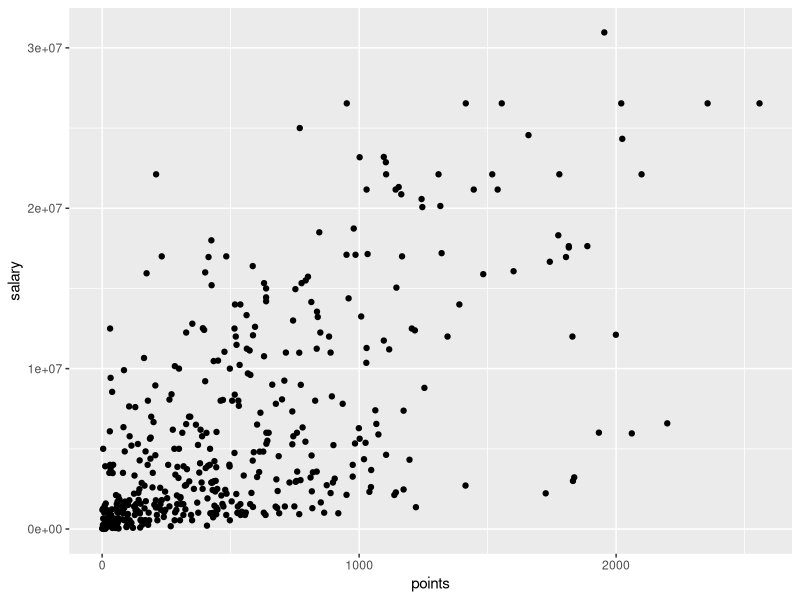
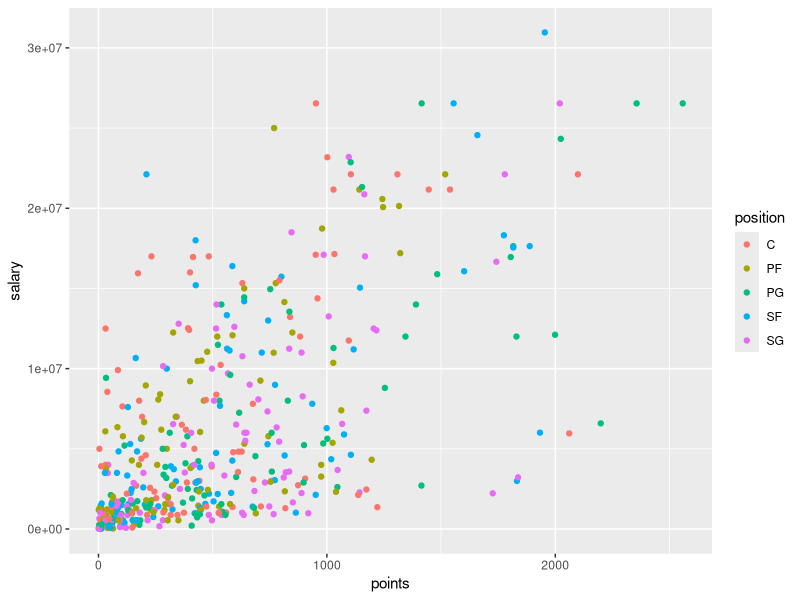
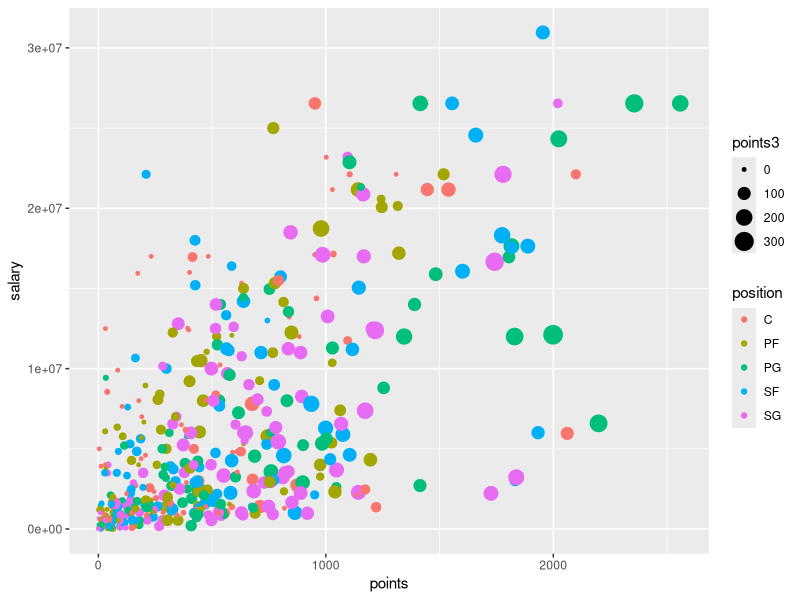
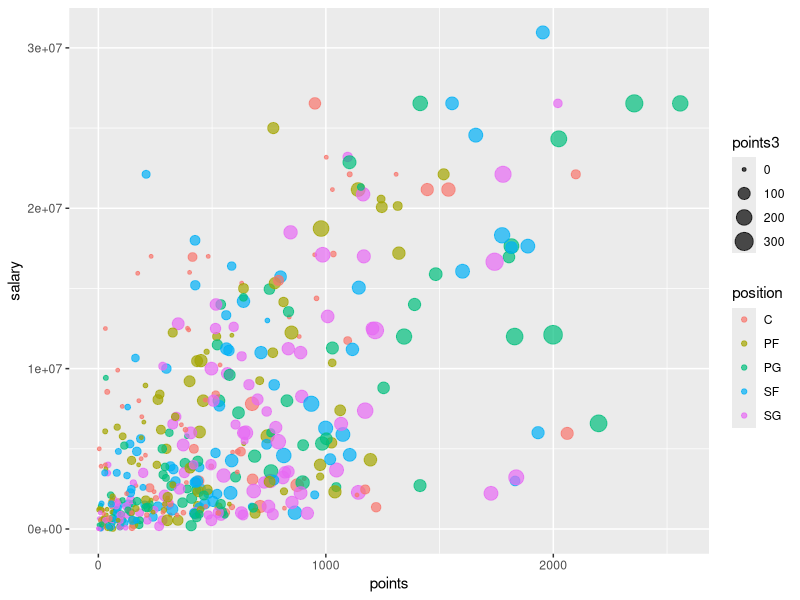
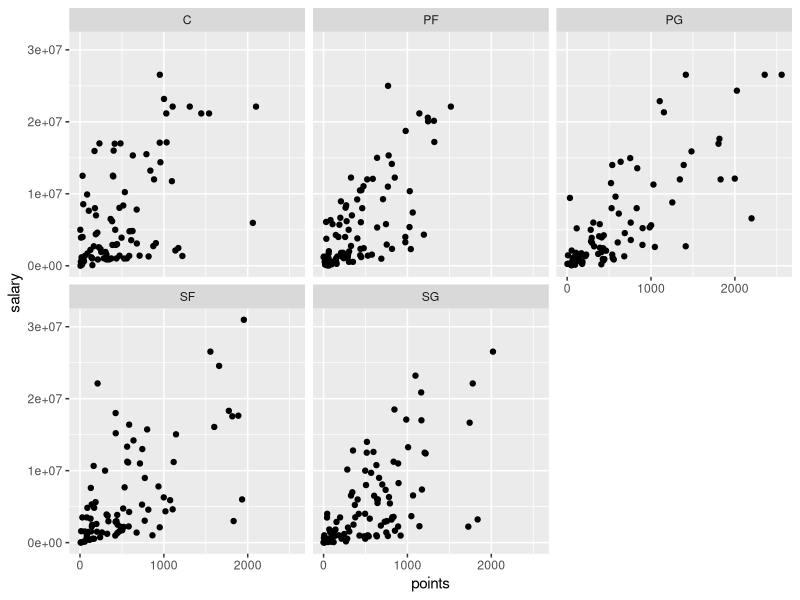
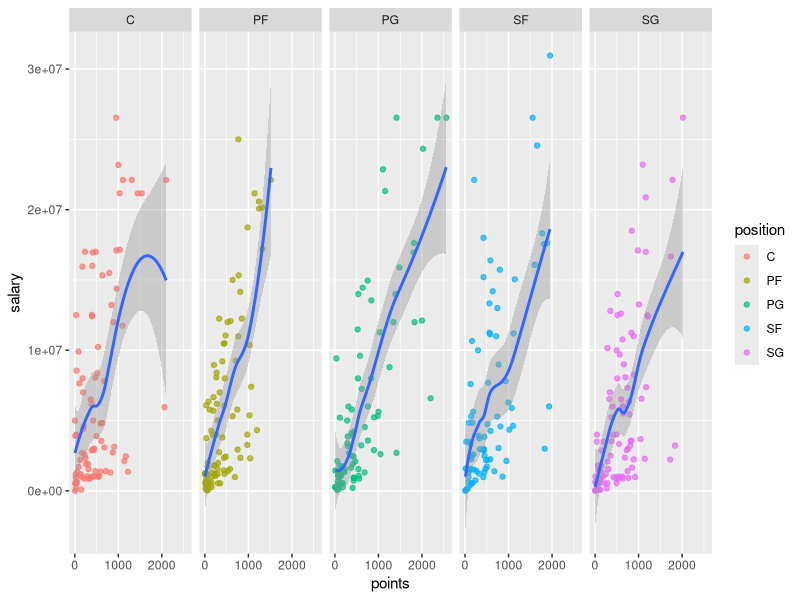
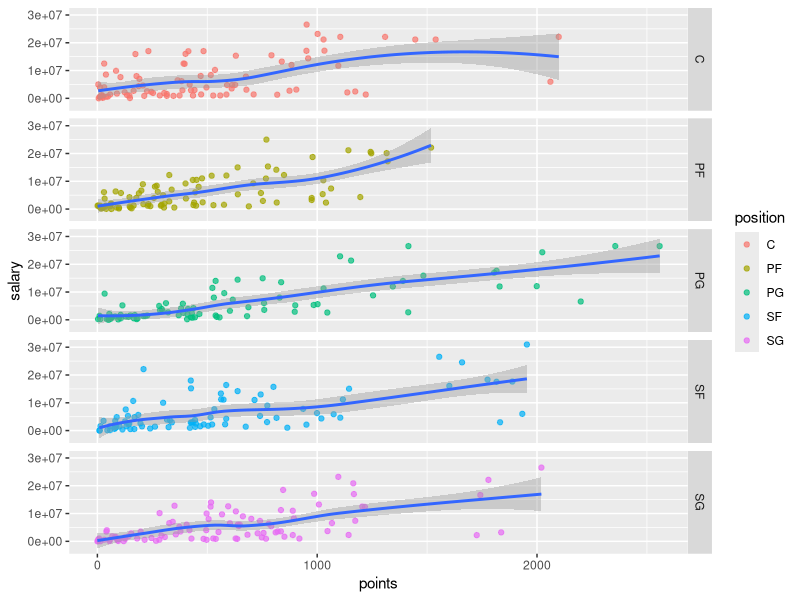

Generate these figures, in order, with R:
## ---- chunk 1
knitr::opts_chunk$set(echo = TRUE, fig.path = 'lab05-images/')
library(dplyr)
library(ggplot2)
## ---- chunk 2
dat <- read.csv('../data/nba2017-players.csv', stringsAsFactors = FALSE)
## ---- chunk 3
# first three rows
three_rows <- slice(dat, 1:3)
three_rows
## ---- chunk 4
# subset rows given a condition
# (height greater than 85 inches)
gt_85 <- filter(dat, height > 85)
gt_85
## ---- chunk 5
# columns by name
player_height <- select(dat, player, height)
## ---- chunk 6
# creating a small data frame step by step
gsw <- filter(dat, team == 'GSW')
gsw <- select(gsw, player, height, weight)
gsw <- slice(gsw, c(4, 8, 10, 14, 15))
gsw
## ---- chunk 7
mutate(gsw, height / weight)
## ---- chunk 8
mutate(gsw, ht_wt = height / weight)
## ---- chunk 9
gsw2 <- mutate(gsw, ht_m = height * 0.0254, wt_kg = weight * 0.4536)
gsw2
## ---- chunk 10
# order rows by height (increasingly)
arrange(gsw, height)
## ---- chunk 11
# order rows by height (decreasingly)
arrange(gsw, desc(height))
## ---- chunk 12
# order rows by height, and then weight
arrange(gsw, height, weight)
## ---- chunk 13
# average salary of NBA players
summarise(dat, avg_salary = mean(salary))
## ---- chunk 14
mean(dat$salary)
## ---- chunk 15
# some stats for salary (dplyr)
summarise(
  dat, 
  min = min(salary),
  median = median(salary),
  avg = mean(salary),
  max = max(salary)
)
## ---- chunk 16
# some stats for salary (base R)
c(min = min(dat$salary), 
  median = median(dat$salary),
  median = mean(dat$salary),
  max = max(dat$salary))
## ---- chunk 17
# average salary, grouped by team
summarise(
  group_by(dat, team),
  avg_salary = mean(salary)
)
## ---- chunk 18
# average salary, grouped by position
summarise(
  group_by(dat, position),
  avg_salary = mean(salary)
)
## ---- chunk 19
arrange(
  summarise(
    group_by(dat, position),
    avg_height = mean(height),
    avg_weight = mean(weight)),
  desc(avg_height)
)
## ---- chunk 20
# scatterplot (option 1)
ggplot(data = dat) +
  geom_point(aes(x = points, y = salary))
## ---- chunk 21
# colored scatterplot 
ggplot(data = dat, aes(x = points, y = salary)) +
  geom_point(aes(color = position))
## ---- chunk 22
# sized and colored scatterplot 
ggplot(data = dat, aes(x = points, y = salary)) +
  geom_point(aes(color = position, size = points3))
## ---- chunk 23
# sized and colored scatterplot 
ggplot(data = dat, aes(x = points, y = salary)) +
  geom_point(aes(color = position, size = points3), alpha = 0.7)
## ---- chunk 24
# scatterplot by position
ggplot(data = dat, aes(x = points, y = salary)) +
  geom_point() +
  facet_wrap(~ position)
## ---- chunk 25
# scatterplot by position
ggplot(data = dat, aes(x = points, y = salary)) +
  geom_point(aes(color = position), alpha = 0.7) +
  facet_grid(~ position) +
  geom_smooth(method = loess)


# scatterplot by position
ggplot(data = dat, aes(x = points, y = salary)) +
  geom_point(aes(color = position), alpha = 0.7) +
  facet_grid(position ~ .) +
  geom_smooth(method = loess)
